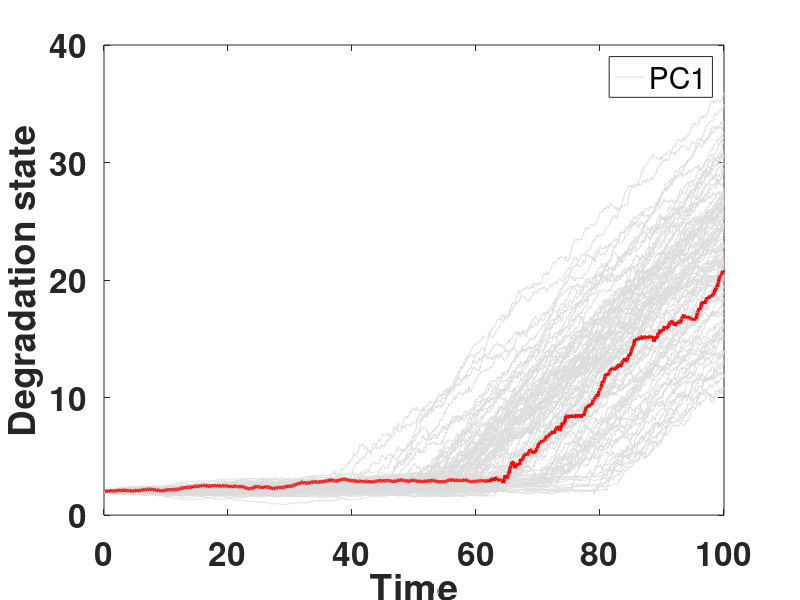
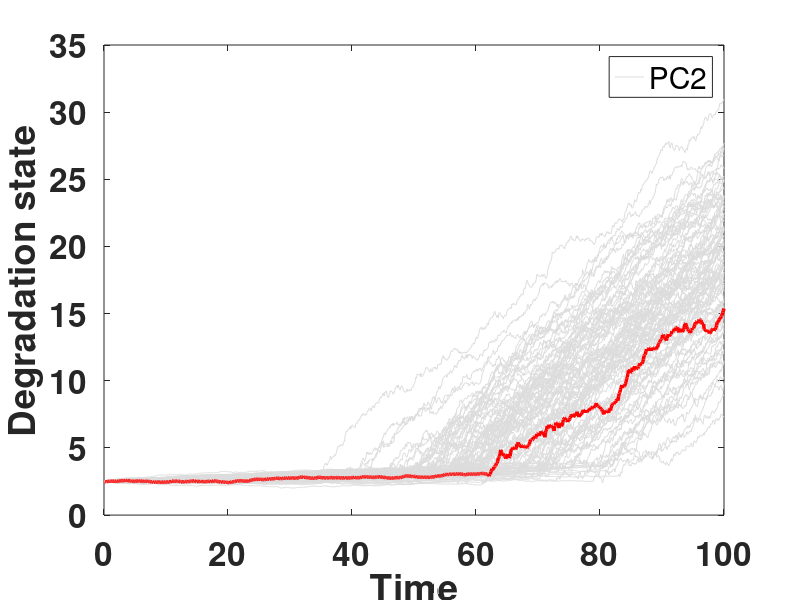

Write the MATLAB code that produced these figures, in order.
load('X1.mat');
load('X2.mat');
T=100;
for j=1:100   
    figure(1)
    P1=plot(0.1:0.1:T,X1(j,:),'Color',[220 220 220]/255);
    hold on
end
plot(0.1:0.1:T,X1(47,:),"Color",'r','LineWidth',2.5); 
hold on
xlabel('Time');
ylabel('Degradation state')
legend(P1,'PC1');
set(gca,'FontSize',24,'FontWeight','bold' );
axis on

for j=1:100   
    figure(2)
    P2=plot(0.1:0.1:T,X2(j,:),'Color',[220 220 220]/255);
    hold on
end
plot(0.1:0.1:T,X2(47,:),"Color",'r','LineWidth',2.5); 
hold on
xlabel('Time');
ylabel('Degradation state')
legend(P2,'PC2');
set(gca,'FontSize',24,'FontWeight','bold' );
axis on

